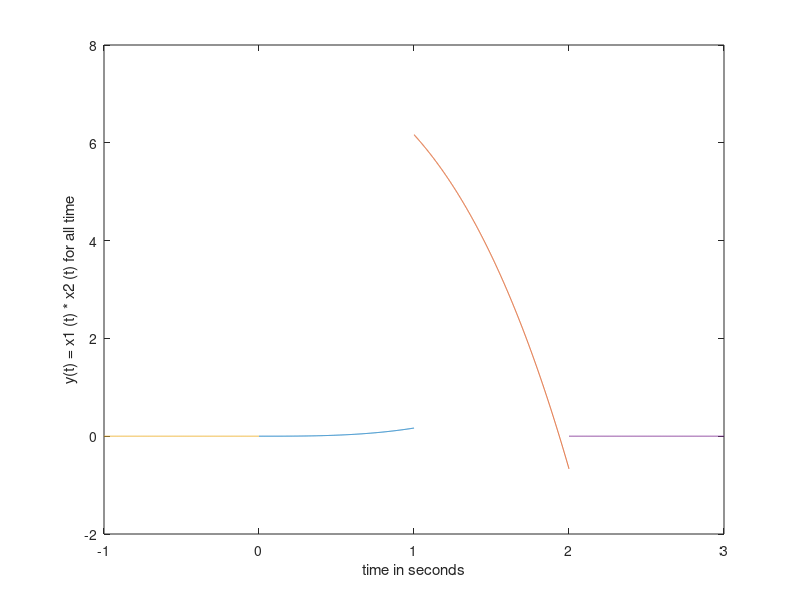

This figure's MATLAB source:
t1 = 0:0.001:1;
t2 =1:0.001:2;
t3 = -1:0.001:0;
t4 = 2:0.001:3;
y1 = (t1.^3)/6;
y2 =(-5*t2.^3 +12*2.^2 - 6*t2)/6;
y3 = 0*t3;
y4 = 0*t4;
plot (t1, y1, t2, y2, t3, y3, t4, y4);
xlabel ('time in seconds'),
ylabel ('y(t) = x1 (t) * x2 (t) for all time')
